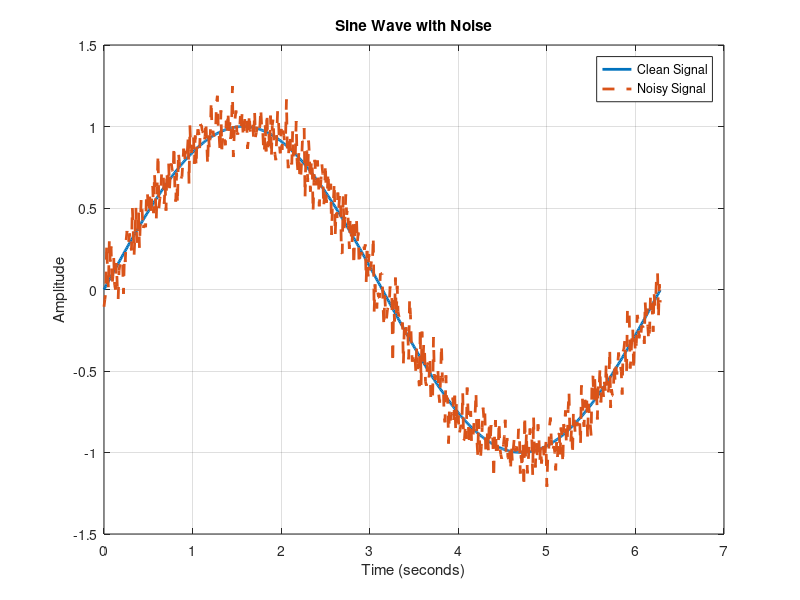

Source code (MATLAB):
% Define time vector
t = 0:0.01:2*pi;

% Generate a sine wave
y = sin(t);

% Add random noise to the sine wave
y_noisy = y + 0.1*randn(size(t));

% Plot the clean sine wave
figure;
plot(t, y, 'LineWidth', 2);
hold on;

% Plot the noisy sine wave
plot(t, y_noisy, '--', 'LineWidth', 2);
legend('Clean Signal', 'Noisy Signal');
title('Sine Wave with Noise');
xlabel('Time (seconds)');
ylabel('Amplitude');
grid on;

% Calculate the mean of the noisy signal
mean_val = mean(y_noisy);

% Display the mean value in the command window
disp(['Mean value of the noisy signal: ', num2str(mean_val)]);

% Demonstrate a basic for loop and if statement
for i = 1:length(y_noisy)
    if y_noisy(i) > 0.5
        % Display the first time the noisy signal exceeds 0.5
        disp(['Noisy signal first exceeds 0.5 at t = ', num2str(t(i)), ' seconds']);
        break; % Exit the loop after finding the first instance
    end
end
